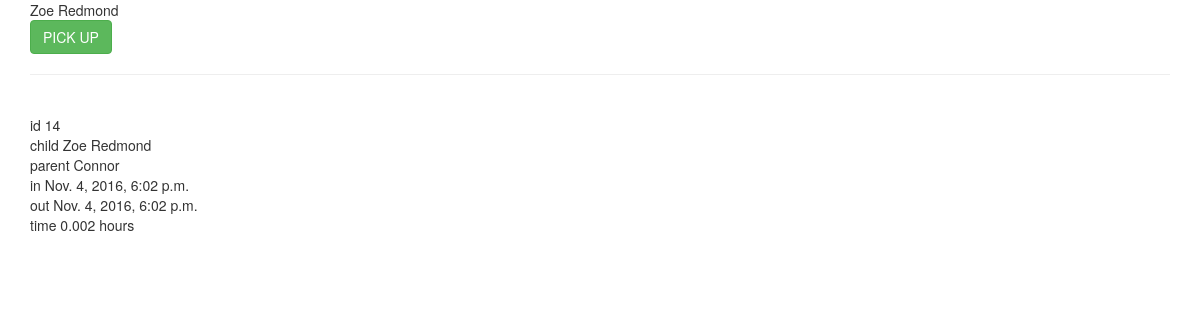
The app's page /child/3/, older data.
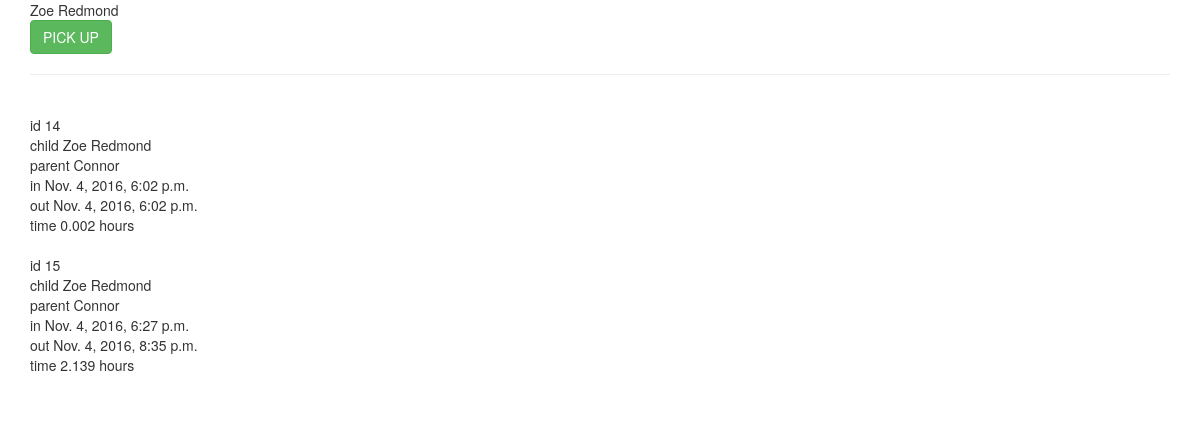
The same page, newer data.
### timer/models.py (models this page shows, shortened)
class Stay(models.Model):
    child = models.ForeignKey(Child)
    in_time = models.DateTimeField(auto_now_add=True)
    out_time = models.DateTimeField(auto_now=True)
    active = models.BooleanField(default=True)
    notes = models.TextField(null=True, blank=True)
    @property
    def time_dif(self):
        return self.out_time - self.in_time
    def str_dif(self):
        seconds = self.time_dif.total_seconds()
        hours = seconds/3600
        return round(hours, 3)

class Child(models.Model):
    parent = models.ForeignKey(Profile)
    first_name = models.CharField(max_length=40)
    last_name = models.CharField(max_length=40)
    code = models.IntegerField()
    def __str__(self):
        return self.first_name + " " + self.last_name

class Profile(models.Model):
    user = models.OneToOneField('auth.User')
    profile_type = models.CharField(max_length=1, choices=PROFILE_TYPE)
    def __str__(self):
        return str(self.user.username)

### timer/views.py (the view)
# urls.py: url(r'^child/(?P<pk>\d+)/$', ChildDetailView.as_view(), name="child_detail_view"),
class ChildDetailView(DetailView):
    model = Child
    def get_context_data(self, **kwargs):
        context = super().get_context_data(**kwargs)
        child = Child.objects.get(id=self.kwargs['pk'])
        stays = Stay.objects.filter(child=child.id)
        try:
            active = stays.get(active=True)
            if active:
                context['current'] = active
                context['active'] = True
        except ObjectDoesNotExist:
            context['active'] = False
        try:
            old = stays.filter(active=False)
            context['old'] = old
        except ObjectDoesNotExist:
            pass
        return context

### templates/timer/child_detail.html (shortened to what this page needs)
{% extends 'base.html' %}
{% block content %}
{{ child }}
{% if active %}
<form class="" action="{% url 'stay_update_view' current.id %}" method="post">
  <input type="submit" name="" value="PICK UP" class="btn btn-success btn-md">
</form>
{% else %}
<form class="" action="{% url 'stay_create_view' child.id %}" method="post">
  {% csrf_token %}
  <input type="text" name="notes" value="">
  <input type="submit" name="" value="DROP OFF" class="btn btn-success btn-md">
</form>
{% endif %}
<hr>
<br>
{% for stay in old %}
id {{ stay.id }}<br>
child {{ stay.child }}<br>
parent {{ stay.child.parent }}<br>
in {{ stay.in_time }}<br>
out {{ stay.out_time }}<br>
time {{ stay.str_dif }} hours<br>
<br>
{% endfor %}
{% endblock %}

Row changes from the older to the newer data that the page shows:
now on this page (row edited): Stay: id "15", child "Zoe Redmond", child.parent "Connor", in_time "Nov. 4, 2016, 6:27 p.m.", out_time "Nov. 4, 2016, 8:35 p.m.", str_dif "2.139"
